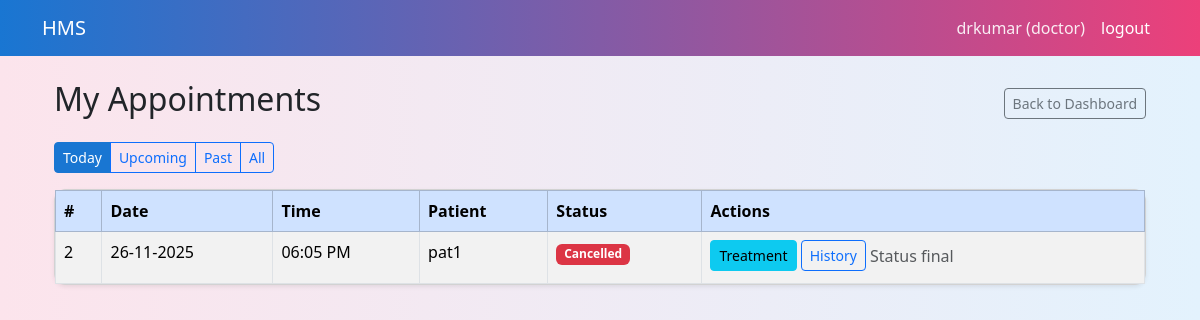
Screenshot of /doctor/appointments (signed in) with the database file from the repository.
### models.py (models this page shows, shortened)
class Appointment(db.Model):
    __tablename__="appointments"
    id =db.Column(db.Integer,primary_key=True)
    patient_id=db.Column(db.Integer,db.ForeignKey("patients.id"),nullable=False)
    doctor_id=db.Column(db.Integer,db.ForeignKey("doctors.id"),nullable=False)
    date=db.Column(db.Date,nullable=False)
    time=db.Column(db.Time,nullable=False)
    status=db.Column(db.String(20),default="Booked")
    created_at=db.Column(db.DateTime,default=datetime.utcnow)
    updated_at=db.Column(db.DateTime,default=datetime.utcnow,onupdate=datetime.utcnow)
    patient=db.relationship("Patient",back_populates="appointments")
    doctor=db.relationship("Doctor",back_populates="appointments")
    treatment=db.relationship("Treatment",back_populates="appointment",uselist=False)

class Patient(db.Model):
    __tablename__="patients"
    id=db.Column(db.Integer,primary_key=True)
    user_id=db.Column(db.Integer,db.ForeignKey("users.id"),nullable=False)
    full_name=db.Column(db.String(120), nullable=False)
    age= db.Column(db.Integer)
    gender=db.Column(db.String(10))
    phone=db.Column(db.String(20))
    address=db.Column(db.String(255))
    is_balcklisted=db.Column(db.Boolean,default=False)
    user=db.relationship("User",back_populates="patient_profile")
    appointments=db.relationship("Appointment",back_populates="patient")

### app.py (the view)
    @app.route('/doctor/appointments')
    def doctor_appointments():
        if session.get('role') != "doctor":
            return redirect(url_for('login'))
        user_id=session.get('user_id')
        if not user_id:
            return redirect(url_for('login'))
        doctor = Doctor.query.filter_by(user_id=user_id).first()
        if not doctor:
            flash("Doctor profile not found. Please contact admin.")
            return redirect(url_for('logout'))
        view = request.args.get('view','today')
        today=date.today()
        query = (
            Appointment.query
            .join(Patient, Appointment.patient_id==Patient.id)
            .filter(Appointment.doctor_id == doctor.id)
        )
        if view =="today":
            query=query.filter(Appointment.date == today).order_by(Appointment.time)
        elif view == "upcoming":
            query = query.filter(Appointment.date > today).order_by(Appointment.date,Appointment.time)
        elif view =="past":
            query = query.filter(Appointment.date < today).order_by(Appointment.date.desc(), Appointment.time.desc())
        else:
            query = query.order_by(Appointment.date.desc(),Appointment.time.desc())
        appointments = query.all()
        return render_template(
            "doctor_appointments.html",
            doctor=doctor,
            appointments=appointments,
            view=view,
            today=today
        )

### templates/doctor_appointments.html
{% extends "base.html" %}
{% block content %}
<div class="container mt-4">
    <div class="d-flex justify-content-between align-items-center mb-3">
        <h2>My Appointments</h2>
        <div>
            <a href="{{ url_for('doctor_dashboard') }}" class="btn btn-sm btn-outline-secondary">Back to Dashboard</a>
        </div>
    </div>
    <div class="btn-group mb-3">
        <a href="{{ url_for('doctor_appointments', view='today') }}"
            class="btn btn-sm {% if view == 'today' %}btn-primary{% else %}btn-outline-primary{% endif %}">
            Today
        </a>
        <a href="{{ url_for('doctor_appointments', view='upcoming') }}"
            class="btn btn-sm {% if view == 'upcoming' %}btn-primary{% else %}btn-outline-primary{% endif %}">
            Upcoming
        </a>
        <a href="{{ url_for('doctor_appointments', view='past') }}"
            class="btn btn-sm {% if view == 'past' %}btn-primary{% else %}btn-outline-primary{% endif %}">
            Past
        </a>
        <a href="{{ url_for('doctor_appointments', view='all') }}"
            class="btn btn-sm {% if view == 'all' %}btn-primary{% else %}btn-outline-primary{% endif %}">
            All
        </a>
    </div>
    <div class="card shadow-sm">
        <div class="card-body p-0">
            {% if appointments %}
            <table class="table mb-0 table-striped table-bordered">
                <thead class="table-primary">
                    <tr>
                        <th>#</th>
                        <th>Date</th>
                        <th>Time</th>
                        <th>Patient</th>
                        <th>Status</th>
                        <th>Actions</th>
                    </tr>
                </thead>
                <tbody>
                    {% for appt in appointments %}
                    <tr>
                        <td>{{ appt.id }}</td>
                        <td>{{ appt.date.strftime('%d-%m-%Y') }}</td>
                        <td>{{ appt.time.strftime('%I:%M %p') }}</td>
                        <td>{{ appt.patient.full_name }}</td>
                        <td>
                            {% if appt.status == 'Booked' %}
                            <span class="badge bg-warning text-dark">Booked</span>
                            {% elif appt.status == 'Completed' %}
                            <span class="badge bg-success">Completed</span>
                            {% elif appt.status == 'Cancelled' %}
                            <span class="badge bg-danger">Cancelled</span>
                            {% endif %}
                        </td>
                        <td>
                            <a href="{{ url_for('doctor_treatment', appointment_id=appt.id) }}"
                                class="btn btn-sm btn-info mb-1">
                                Treatment
                            </a>
                            <a href="{{ url_for('doctor_patient_history', patient_id=appt.patient.id) }}"
                                class="btn btn-sm btn-outline-primary mb-1">
                                History
                            </a>
                            {% if appt.status == 'Booked' %}
                            <a href="{{ url_for('doctor_update_status', id=appt.id, new_status='Completed') }}"
                                class="btn btn-sm btn-success mb-1">
                                Mark Completed
                            </a>
                            <a href="{{ url_for('doctor_update_status', id=appt.id, new_status='Cancelled') }}"
                                class="btn btn-sm btn-danger mb-1">
                                Cancel
                            </a>
                            {% else %}
                            <span class="text-muted">Status final</span>
                            {% endif %}
                        </td>
                    </tr>
                    {% endfor %}
                </tbody>
            </table>
            {% else %}
            <div class="p-3 text-muted">
                No appointments to show for this filter.
            </div>
            {% endif %}
        </div>
    </div>
</div>
{% endblock %}

### templates/base.html (style rules this page uses)
body { background: linear-gradient(90deg, #fce4ec, #e3f2fd); min-height: 100vh; }
.card { border-radius: 12px; box-shadow: 0 4px 12px rgba(0, 0, 0, 0.08); }
.btn-primary { background-color: #1976d2; border-color: #1976d2; }

### rows the page displays
Appointment: id "2", date "26-11-2025", time "06:05 PM", patient.full_name "pat1", status "Cancelled"

### other values shown
{{ session.get('username') }} "drkumar"
{{ session.get('role') }} "doctor"
